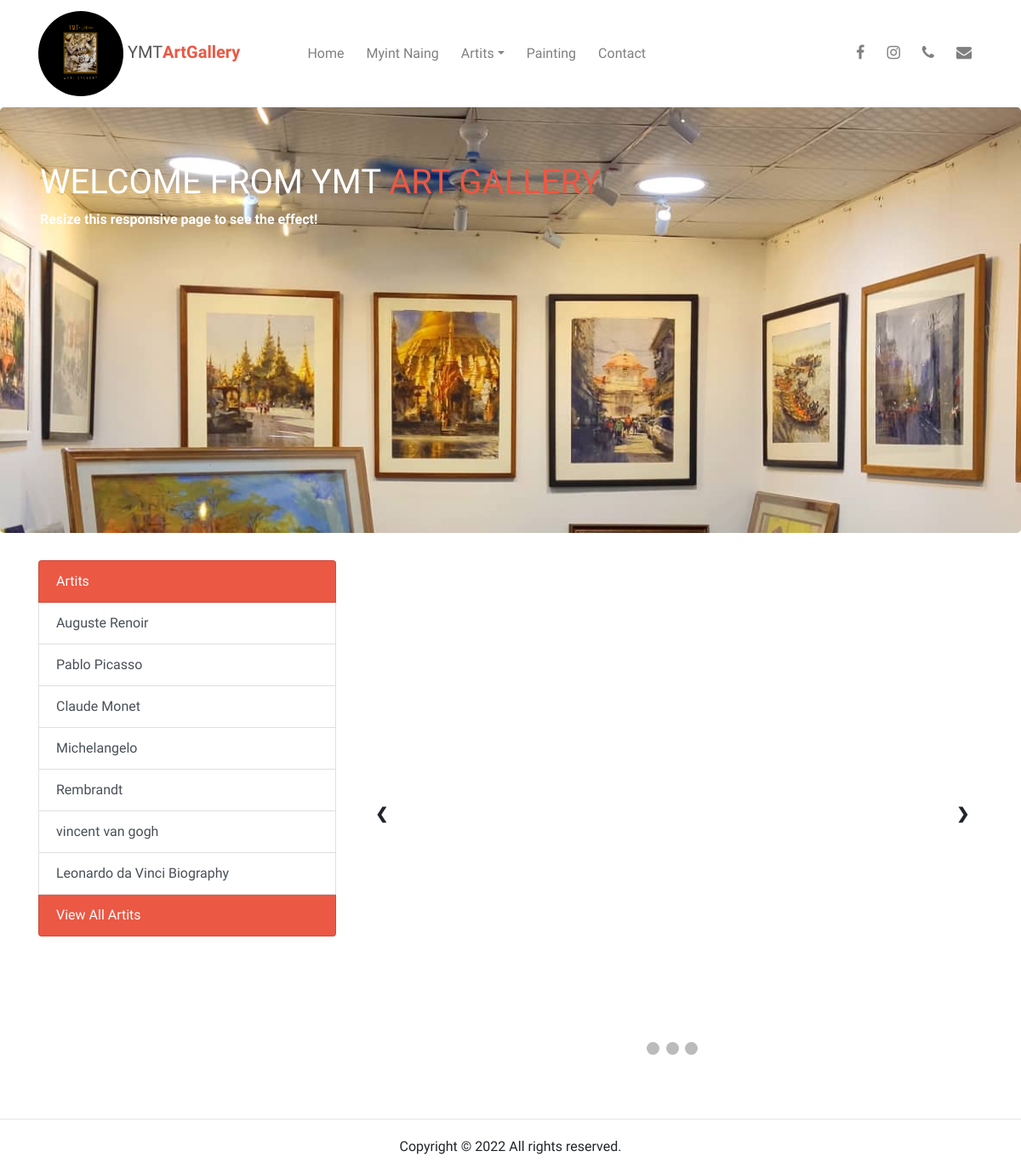
The page / on the database its author committed.
### tables this page shows
CREATE TABLE `logo_style` (
  `style` varchar(225) NOT NULL
);

CREATE TABLE `logo` (
  `name` varchar(225) NOT NULL
);

CREATE TABLE `media` (
  `id` int(11) NOT NULL,
  `name` varchar(255) NOT NULL,
  `link` text NOT NULL
);

CREATE TABLE `artist` (
  `id` int(11) NOT NULL,
  `name` varchar(255) NOT NULL,
  `image` varchar(255) NOT NULL,
  `bio` text DEFAULT NULL,
  `create_date` varchar(225) DEFAULT NULL
);

### index.php (the view, shortened to what this page needs)
<?php
    include_once "base/head.php";
    include_once "base/nav.php";
?>
<div style="background-image: url('image/cover1.jpg');background-position: center;background-attachment: fixed;background-size: cover;height:500px"
    class="jumbotron text-left " style="background-color: white;">
    <div class="container">
        <h1 style="text-transform: uppercase;"> <span style="color:white;">Welcome From YMT</span> <span
                class="secondary-text">Art Gallery</span></h1>
        <p style="color:white;"> <b> Resize this responsive page to see the effect!</b> </p>
    </div>
</div>
<div class="container">
    <div class="row">
        <div class="col-md-4 col-sm-12 ">
            <div class="list-group">
                <a href="#" class="list-group-item list-group-item-action "
                    style="background-color:#eb5844 ;color:white"> Artits </a>
                <?php
                    $sql = "SELECT id,name FROM artist ORDER BY id DESC";
                    $result = mysqli_query($database_connection, $sql);
                    if($result){
                        foreach($result as $r){
                            ?>
                <a href="artist-details.php?id='<?php echo $r['id'] ?>'"
                    class="list-group-item list-group-item-action"><?php echo $r['name']; ?></a>
                <?php
                        }
                    }
                ?>
                <a href="artists.php" class="list-group-item list-group-item-action "
                    style="background-color:#eb5844 ;color:white"> View All Artits </a>
            </div>
        </div>
        <div class="col-md-8 col-sm-12">
            <div class="slideshow-container" style="margin-top:40px">
                <a class="prev" onclick="plusSlides(-1)">&#10094;</a>
                <a class="next" onclick="plusSlides(1)">&#10095;</a>
            </div>
            <br>
            <div style="text-align:center">
                <span class="dot" onclick="currentSlide(1)"></span>
                <span class="dot" onclick="currentSlide(2)"></span>
                <span class="dot" onclick="currentSlide(3)"></span>
            </div>
        </div>
    </div>
    <br>
</div>
<br>
<?php
    include_once "base/footer.php";
?>

### base/nav.php (shortened to what this page needs)
<nav class="navbar navbar-expand-lg navbar-light">
    <div class="container">
        <a class="navbar-brand" href="#">
        <?php
                                $sql = "SELECT name FROM logo ";
                                $result = mysqli_query($database_connection,$sql);
                                if($result){
                                    foreach($result as $r){
                                        $sql2 = "SELECT * FROM logo_style";
                                        $result2 = mysqli_query($database_connection,$sql2);
                                        if($result2){
                                            foreach($result2 as $r2){
                                                ?>
 <img  style="width:100px;height:100px" src="image/upload/<?php echo $r['name'] ?>" class="<?php echo $r2['style'] ?> " alt=""> YMT<b class="at-sm">ArtGallery</b></a>
                                                <?php
                                            }
                                            ?>
                                            <?php
                                        }
                                        ?>
                                        <?php
                                    }
                                }
                                ?>
        <div id="navbarCollapse" class="collapse navbar-collapse justify-content-start">
            <div class="navbar-nav">
                <a href="index.php" class="nav-item nav-link">Home</a>
                <a href="painting.php" class="nav-item nav-link">Myint Naing</a>
                <div class="nav-item dropdown">
                    <a href="#" class="nav-item nav-link dropdown-toggle" data-toggle="dropdown">Artits</a>
                    <?php
                    $sql = "SELECT id,name FROM artist ORDER BY id DESC";
                    $result = mysqli_query($database_connection, $sql);
                            ?>
                </div>
                <a href="painting.php" class="nav-item nav-link">Painting</a>
                <a href="contact.php" class="nav-item nav-link">Contact</a>
            </div>
            <div class="navbar-nav ml-auto">
<?php
    $sql = "SELECT * FROM media";
    $result = mysqli_query($database_connection,$sql);
    if($result){
        foreach($result as $r){
            if($r['name'] == "facebook"){
                ?>
 <a href="<?php echo $r['link'] ?>" target="_blank"
                    class="nav-item nav-link"><i class="fa fa-facebook"></i></a>
                <?php
            }
            if($r['name'] == "instergram"){
                ?>
<a href="<?php echo $r['link'] ?>" target="_blank"
                    class="nav-item nav-link"><i class="fa fa-instagram"></i></a>
                <?php
            }
            if($r['name'] == "phone"){
                ?>
 <a href="tel:+95<?php echo $r['link'] ?>" target="_blank" class="nav-item nav-link"><i class="fa fa-phone"></i></a>
                <?php
            }
            if($r['name'] == "email"){
                ?>
  <a href="mailto:<?php echo $r['link'] ?>" target="_blank" class="nav-item nav-link"><i
                        class="fa fa-envelope"></i></a>
                <?php
            }
            ?>
            <?php
        }
    }
?>
            </div>
        </div>
    </div>
</nav>

### css/style.css (style rules this page uses)
.secondary-text { color: #eb5844 !important; }

### base/head.php (style rules this page uses)
html { scroll-behavior: smooth; }
body { font-family: 'Varela Round', sans-serif; }
.nav-link { margin: 0 5px; }
.navbar .navbar-brand { color: #555; padding-left: 0; font-size: 20px; padding-right: 50px; font-family: 'Raleway', sans-serif; }
.navbar .navbar-brand b { font-weight: bold; color: #eb5844; }
.navbar .nav-item i { font-size: 18px; }

### index.php (style rules this page uses)
* { box-sizing: border-box }
.slideshow-container { max-width: 1000px; position: relative; margin: auto; }
.prev, .next { cursor: pointer; position: absolute; top: 50%; width: auto; margin-top: -22px; padding: 16px; color: white; font-weight: bold; font-size: 18px; transition: 0.6s ease; border-radius: 0 3px 3px 0; user-select: none; }
.next { right: 0; border-radius: 3px 0 0 3px; }
.dot { cursor: pointer; height: 15px; width: 15px; margin: 0 2px; background-color: #bbb; border-radius: 50%; display: inline-block; transition: background-color 0.6s ease; }

### rows shown on the page
logo_style: logo.name (picture)
artist: name "Auguste Renoir"
artist: name "Pablo Picasso"
artist: name "Claude Monet"
artist: name "Michelangelo"
artist: name "Rembrandt"
artist: name "vincent van gogh"
artist: name "Leonardo da Vinci Biography"
